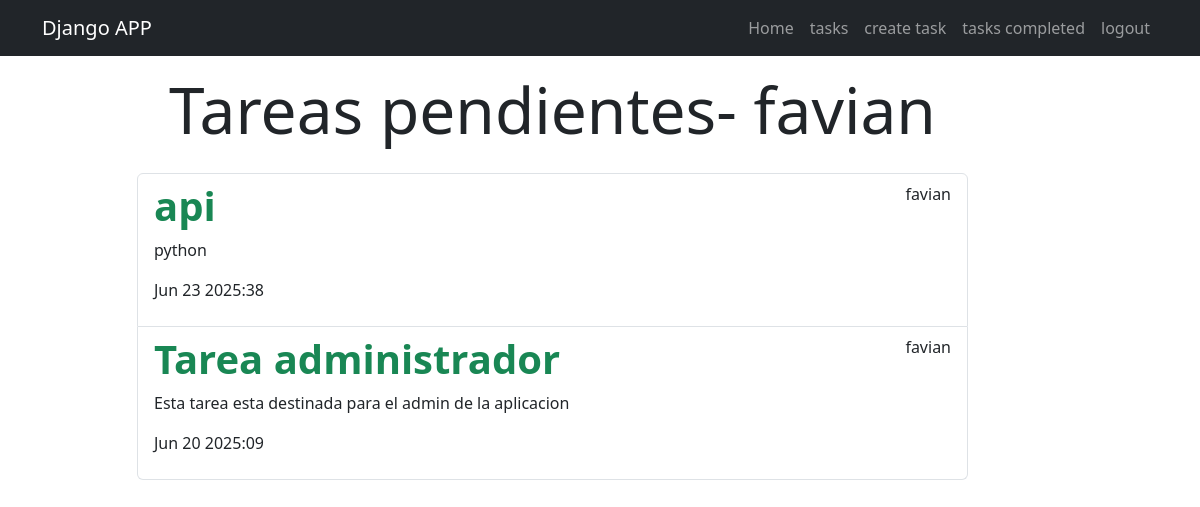
/tasks_completed/ (signed in), run on an earlier commit of the app's database.
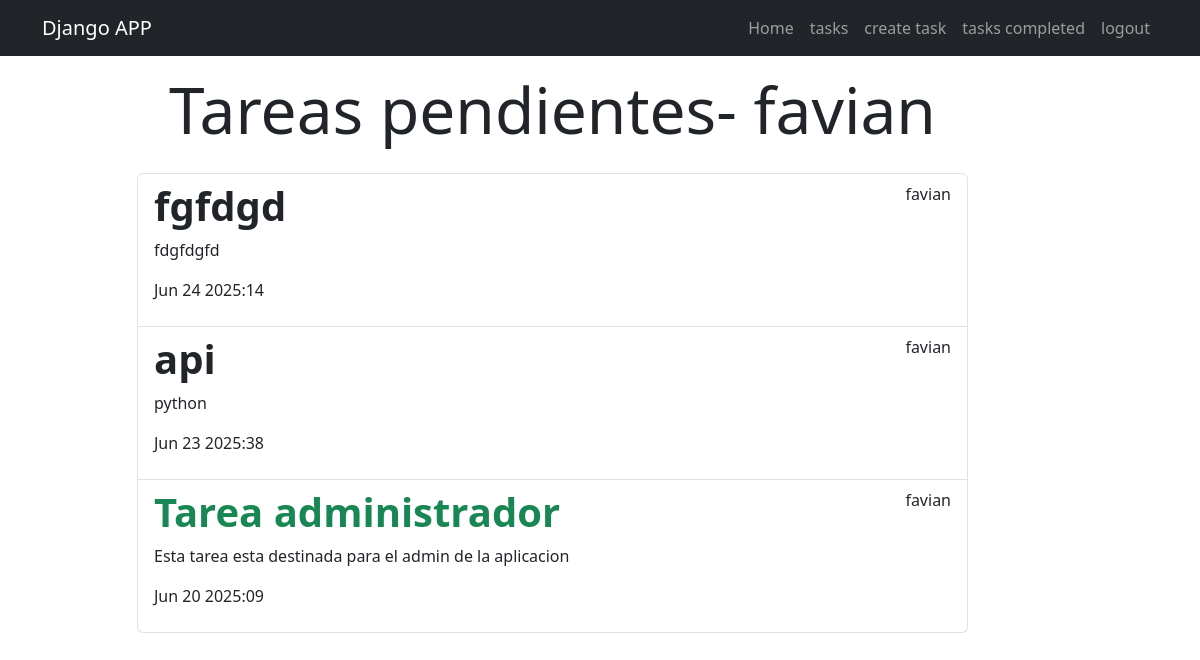
And on a later commit of the database.
### tasks/models.py (models this page shows, shortened)
class Task(models.Model):
    title = models.CharField(max_length=100)
    description = models.TextField(blank=True) #aqui estoy diciendo que sino se pasa nada en ese campo pues ese campo se puede quedar vacio
    created = models.DateTimeField(auto_now_add=True)#aqui vamos agregar la hora por defecto cuando se cree una tarea
    datecompleted = models.DateTimeField(null=True, blank=True)#aqui estoy diciendo que este campo iniciara vacio cuando se cree la tarea y ademas el "blank" significa que esta columna es opcional llenarla o completarla para el administrador
    important = models.BooleanField(default=False)#aqui estoy diciendo que todas las tareas que se vayan a crear no van a ser importante mas adelante las marcaremos como true
    user = models.ForeignKey(User, on_delete=models.CASCADE)#se hace la relacion de la clase User es decir, que se esta tabla de task se va a relacionar con la User en la base de datos

### tasks/views.py (the view)
# urls.py: path('tasks_completed/', views.tasks_completed, name='tasks_completed'),
@login_required#esta es una funcion de la biblioteca de django que nos permite que cualquier persona la cual no este autenticado no pueda ingresar a cualquier vista solo utilizando la url
def tasks_completed(request):#buscar tareas completadas
    tasks = Task.objects.filter(user=request.user, datecompleted__isnull=False).order_by('-datecompleted')#aqui estoy haciendo un filtrado es dcir que solo me muestre los resultados del usuario que esta autenticado y ademas que solo me muestre las latareas que aun no se han completado osea no se han entregado fecha, todo eso esta en la base de datos
    return render(request, 'tasks.html', {
        'tasks': tasks
    })

### tasks/templates/tasks.html
{% extends "base.html" %}
{% block content %}
<main class="container">
    <div class="row">
        <div class="col-md-9 offset-md-1">
            <h1 class="text-center display-3 py-3">Tareas pendientes- {{user.username}}</h1>
                <ul class="list-group">
                    {% for task in tasks %}
                    <a class="list-group-item" href=" {% url 'tasks_detail' task.id %}">
                        <header class="d-flex justify-content-between">
                        {% if task.important %}
                        <h1 class="fw-bold text-success">{{ task.title}}</h1>
                        {% else %}
                            <h1 class="fw-bold">{{ task.title}}</h1>
                        {% endif %}
                        <p> {{task.user.username}} </p>
                        </header>
                        <p>{{task.description}}</p>
                        <p>{{task.datecompleted|date:'M j Y:i'}}</p>
                    </a>
                    {% endfor %}
                </ul>
        </div>
    </div>
</main>
{% endblock %}

What changed in the data, as far as the page shows it:
added Task: title "fgfdgd", user.username "favian", description "fdgfdgfd", datecompleted "Jun 24 2025:14"
changed Task "api": important True → False (drawn)
